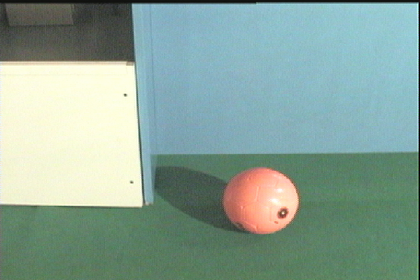
%> input picture Computer Vision/Assignment 6/Computer Vision Assignment 6/ball.bmp, 420 x 280 px, shrunk from 600 x 400 before the run
$ octave mainscript.m   (GNU Octave 9; MATLAB toolbox functions it lacks are replaced by stand-ins)
%> lines starting %> are read from the running program, lines starting %| are printed output that depends on the picture; in (x1, y1, x2, y2) boxes, pixels count from 0 and x2, y2 are one past the last pixel; in counts of white or black regions, pixels touching at a corner belong together; the program's own positions count from 1
### Computer Vision/Assignment 6/Computer Vision Assignment 6/HighlighShadow.m
function [outputIm] = HighlighShadow(inputIm)
%UNTITLED2 Summary of this function goes here
%   Detailed explanation goes here
[row,col] = find(inputIm==1);
ball = imread('ball.bmp');
for i = 1:size(row,1)

        ball(row(i),col(i),1)=255;
        ball(row(i),col(i),2)=0;
        ball(row(i),col(i),3)=0;

end
outputIm = ball;
end

### Computer Vision/Assignment 6/Computer Vision Assignment 6/CalNormalizedHSVHist.m
function [output] = CalNormalizedHSVHist(inputImg,hbin,sbin,cbin)
%UNTITLED Summary of this function goes here
%   Detailed explanation goes here
inputImg =  rgb2hsv(inputImg);
inputImg = inputImg .*255;
totalBins = hbin*sbin*cbin;
output = zeros(1,totalBins);
[row,col,channel]=size(inputImg);
hueIm = inputImg(:,:,1);
satIm = inputImg(:,:,1);
valIm = inputImg(:,:,1);
for i = 1:row
    for j = 1:col
        hbinVal = floor((hueIm(i,j)*hbin)/256);
        sbinVal = floor((satIm(i,j)*sbin)/256);
        cbinVal = floor((valIm(i,j)*cbin)/256);
        position =  (hbinVal*sbinVal*cbinVal)+ (sbinVal*cbinVal)+cbinVal+1;
        output(position)= output(position)+1;
    end
end
end

### Computer Vision/Assignment 6/Computer Vision Assignment 6/queryDBFunc.m
function [im1,im2,im3,im4,output] = queryDBFunc(elephant1Img,elephant2Img,horse1Img,horse2Img)

imhist1 = CalNormalizedHSVHist(elephant1Img,4,4,4);
[row1,col1,cha]= size(elephant1Img);

imhist1 = imhist1 .*(row1*col1);

imhist2 = CalNormalizedHSVHist(elephant2Img,4,4,4);

[row,col,cha] = size(elephant2Img);

imhist2 = imhist2.*(row*col);

imhist3 = CalNormalizedHSVHist(horse1Img,4,4,4);

[row,col,cha] = size(horse1Img);

imhist3 = imhist3.*(row*col);

imhist4 = CalNormalizedHSVHist(horse2Img,4,4,4);

[row,col,cha] = size(horse2Img);

imhist4 = imhist4.*(row*col);

imgList = {elephant1Img,elephant2Img,horse1Img,horse2Img};

histList = {imhist1,imhist2,imhist3,imhist4};

for i = 1:4
        compImHist2 = histList{i};
        minHist = min(imhist1,compImHist2);
        sumHist = sum(minHist,'all');
        [row,col,ch] = size(imgList{i});
        score = sumHist/min(row1*col1,row*col);
        cell(i,:) = {imgList{i},score};
end

sortCell = sortrows(cell,2,'descend');

im1 = sortCell{1,1};
im2 = sortCell{2,1};
im3 = sortCell{3,1};
im4 = sortCell{4,1};
output=sortCell;

end

### Computer Vision/Assignment 6/Computer Vision Assignment 6/mainscript.m
ballimg = imread("ball.bmp");
%> ballimg is the input picture: size 280x420x3 uint8; mean R, G, B 137.4, 163.6, 152.2
ballimg2hsv = rgb2hsv(ballimg);
%> ballimg2hsv: size 280x420x3 double; mean H, S, V 0.377, 0.249, 0.667
ballhue = ballimg2hsv(:,:,1);
ballhueBinary = ballhue < 0.25;
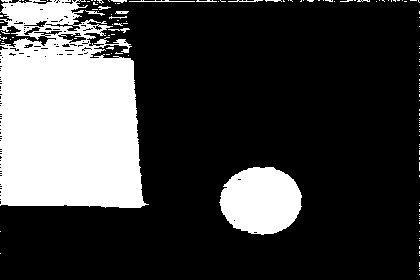
%> ballhueBinary: size 280x420 logical; 25.2% white; 135 white regions (123 under 20 px), largest, box (x1, y1, x2, y2) and area: (0, 0, 149, 208) 24517, (219, 167, 302, 235) 4351, (129, 0, 195, 2) 74
interImg1 = ballhueBinary;
structureEle1 = strel('disk',3);
structureEle2 = strel('disk',5);
img = imdilate(ballhueBinary,structureEle1);
%> img: size 280x420 logical; 29.7% white; 19 white regions (5 under 20 px), largest, box (x1, y1, x2, y2) and area: (0, 0, 295, 210) 29053, (217, 165, 304, 237) 4908, (374, 0, 420, 5) 160
interImg2 = img;
img = imerode(img,structureEle2);
%> img: size 280x420 logical; 24.6% white; 7 white regions (1 under 20 px), largest, box (x1, y1, x2, y2) and area: (0, 0, 143, 206) 24920, (222, 169, 300, 233) 3862, (93, 0, 102, 12) 71, (112, 23, 126, 30) 50, (117, 41, 128, 51) 34, (116, 13, 125, 18) 28
interImg3 = img;
img = imclearborder(interImg3);
interImg4 = img;
ballImage = interImg4;
[row,col]= find(img==1);
%> row = 3974 values from 14 to 233; col = 3974 values from 113 to 300
minCol = min(col(:));
%> minCol = 113
maxCol = max(col(:));
%> maxCol = 300
minRow = min(row(:));
%> minRow = 14
maxRow = max(row(:));
%> maxRow = 233

centerX = floor(((minCol+maxCol))/2);
%> centerX = 206
centerY = floor(((minRow+maxRow))/2);
%> centerY = 123
markedIm = insertMarker(ballimg,[centerX,centerY],'size',10,'color','blue');
figure();
subplot(2,2,1),imshow(interImg1),title('Hue Space After Thresholding');
subplot(2,2,2),imshow(interImg2);title('Intermediate Image After Dilation');
subplot(2,2,3),imshow(interImg3);title('Intermediate Image after Erosion');
subplot(2,2,4),imshow(interImg4);title('border cleared Image');
pause;
figure();imshow(markedIm);title("marked Centroid");
pause;
'____Finished Problem 1.1_____';
ballImg = imread('ball.bmp');
[row,col,channel]=size(ballImg);
%> row = 280; col = 420; channel = 3
ballImHSV = rgb2hsv(ballImg);
val = ballImHSV(:,:,3);
valBin = val<0.4;
%> valBin: size 280x420 logical; 10.5% white; 30 white regions (27 under 20 px), largest, box (x1, y1, x2, y2) and area: (0, 0, 420, 280) 9008, (154, 166, 253, 234) 3208, (142, 171, 144, 198) 32
interImg1 = valBin;
structureEle1 = strel('disk',3);
interImg2 = imdilate(interImg1,structureEle1);
%> interImg2: size 280x420 logical; 13% white; 11 white regions, largest, box (x1, y1, x2, y2) and area: (0, 0, 420, 280) 10724, (152, 164, 259, 240) 3897, (137, 127, 144, 166) 194
figure();
subplot(2,3,1);imshow(interImg1);
subplot(2,3,2);imshow(interImg2);
structureEle2 = strel('disk',5);
interImg3 = imerode(interImg2,structureEle2);
%> interImg3: size 280x420 logical; 8.9% white; 2 white regions, box (x1, y1, x2, y2) and area: (0, 0, 420, 59) 7814, (156, 168, 244, 232) 2651
subplot(2,3,3);imshow(interImg3);
structureEle3 = strel('disk',2);
interImg4 = imdilate(interImg3,structureEle3);
%> interImg4: size 280x420 logical; 10.1% white; 2 white regions, box (x1, y1, x2, y2) and area: (0, 0, 420, 61) 8768, (154, 166, 246, 234) 3113
subplot(2,3,4);imshow(interImg4);
subplot(2,3,5);imshow(imclearborder(interImg4));
interImg5 = imclearborder(interImg4)-ballImage;
subplot(2,3,6);imshow(interImg5);
pause;
figure();
outputIm = HighlighShadow(interImg5);
%> in HighlighShadow, `[row,col] = find(inputIm==1);`: row = 3101 values from 167 to 234; col = 3101 values from 155 to 246
%> after the loop in HighlighShadow, `for i = 1:size(row,1)`: ball: size 280x420x3 uint8; 2.64% of pixels changed, all inside (x1, y1, x2, y2) = (154, 166, 246, 234)
imshow(outputIm);title('shadow highlighted Image');
pause;
'____Finished Problem 1.2_____';
disp('implemented CallNormalized Function');
'____Finished Problem 2.1___';
elephant1Img = imread('Elephant1.jpg');
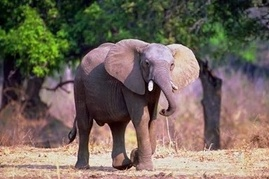
%> input picture Computer Vision/Assignment 6/Computer Vision Assignment 6/Elephant1.jpg, 269 x 179 px, shrunk from 384 x 256 before the run
%> elephant1Img is the input picture: size 179x269x3 uint8; mean R, G, B 115.7, 103.4, 92.1
elephant2Img = imread('Elephant2.jpg');
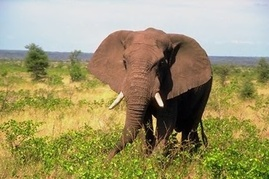
%> input picture Computer Vision/Assignment 6/Computer Vision Assignment 6/Elephant2.jpg, 269 x 179 px, shrunk from 384 x 256 before the run
%> elephant2Img is the input picture: size 179x269x3 uint8; mean R, G, B 158.6, 149.7, 106.1
horse1Img = imread('Horse1.jpg');
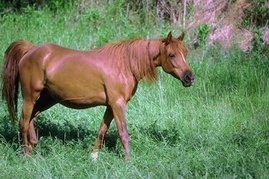
%> input picture Computer Vision/Assignment 6/Computer Vision Assignment 6/Horse1.jpg, 269 x 179 px, shrunk from 384 x 256 before the run
%> horse1Img is the input picture: size 179x269x3 uint8; mean R, G, B 111.3, 128.8, 95.2
horse2Img = imread('Horse2.jpg');
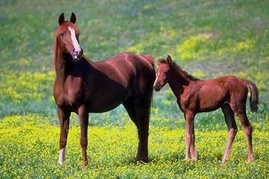
%> input picture Computer Vision/Assignment 6/Computer Vision Assignment 6/Horse2.jpg, 269 x 179 px, shrunk from 384 x 256 before the run
%> horse2Img is the input picture: size 179x269x3 uint8; mean R, G, B 122.3, 129.2, 78.9

imh1 = CalNormalizedHSVHist(elephant1Img,4,4,4);
%> in CalNormalizedHSVHist, `inputImg =  rgb2hsv(inputImg);`: inputImg: size 179x269x3 double; mean H, S, V 0.397, 0.321, 0.481
%> in CalNormalizedHSVHist, `inputImg = inputImg .*255;`: inputImg: size 179x269x3 double; mean H, S, V 101.3, 82, 122.8
%> after the loop in CalNormalizedHSVHist, `for i = 1:row`: output = 64 values, max 21865 at index 1, min 0 at index 2, mean 752.4
%> imh1 has the same summary as output in CalNormalizedHSVHist
imh2 = CalNormalizedHSVHist(elephant2Img,4,4,4);
%> in CalNormalizedHSVHist (call 2), `inputImg =  rgb2hsv(inputImg);`: inputImg: size 179x269x3 double; mean H, S, V 0.259, 0.43, 0.644
%> in CalNormalizedHSVHist (call 2), `inputImg = inputImg .*255;`: inputImg: size 179x269x3 double; mean H, S, V 66, 109.6, 164.2
%> imh2 = 64 values, max 34454 at index 1, min 0 at index 2, mean 752.4
imh3 = CalNormalizedHSVHist(horse1Img,4,4,4);
%> in CalNormalizedHSVHist (call 3), `inputImg =  rgb2hsv(inputImg);`: inputImg: size 179x269x3 double; mean H, S, V 0.294, 0.363, 0.548
%> in CalNormalizedHSVHist (call 3), `inputImg = inputImg .*255;`: inputImg: size 179x269x3 double; mean H, S, V 75.1, 92.5, 139.7
%> imh3 = 64 values, max 31638 at index 4, min 0 at index 2, mean 752.4
imh4 = CalNormalizedHSVHist(horse2Img,4,4,4);
%> call 4 of CalNormalizedHSVHist, with hbin = 4, sbin = 4, cbin = 4
%> in CalNormalizedHSVHist (call 4), `inputImg =  rgb2hsv(inputImg);`: inputImg: size 179x269x3 double; mean H, S, V 0.282, 0.44, 0.539
%> in CalNormalizedHSVHist (call 4), `inputImg = inputImg .*255;`: inputImg: size 179x269x3 double; mean H, S, V 71.9, 112.2, 137.4
%> in CalNormalizedHSVHist (call 4), `hueIm = inputImg(:,:,1);`:
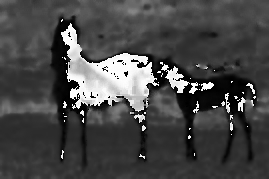
%> hueIm: size 179x269 double; min 0, max 254.6, mean 71.9
%> after the loop in CalNormalizedHSVHist (call 4), `for i = 1:row`: output = 64 values, max 29060 at index 1, min 0 at index 2, mean 752.4
%> imh4 has the same summary as output in CalNormalizedHSVHist

figure();
subplot(2,2,1),bar(imh1);
subplot(2,2,2),bar(imh2);
subplot(2,2,3),bar(imh3);
subplot(2,2,4),bar(imh4);
%> after `bar(imh4)`:
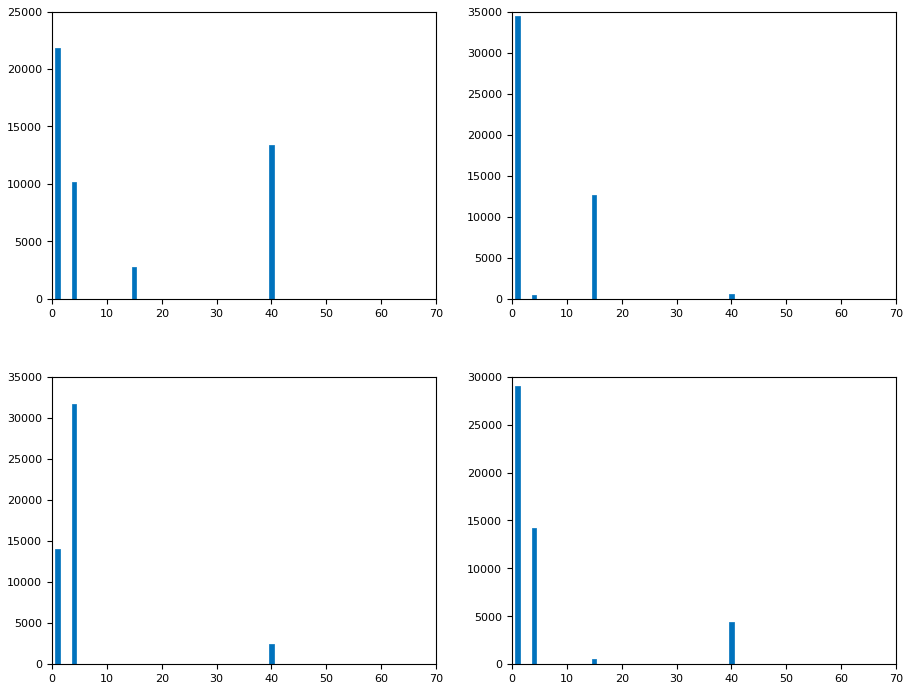
%> figure redrawn from the program's plot data, 4 panels; panel 1: tallest bar 21865 high, from x = 0.6 to 1.4; panel 2: tallest bar 34454 high, from x = 0.6 to 1.4; panel 3: tallest bar 31638 high, from x = 3.6 to 4.4; panel 4: tallest bar 29060 high, from x = 0.6 to 1.4
pause;

[im1,im2,im3,im4,output]=queryDBFunc(elephant1Img,elephant2Img,horse1Img,horse2Img);
%> in queryDBFunc, `imhist1 = CalNormalizedHSVHist(elephant1Img,4,4,4);`: imhist1 = 64 values, max 21865 at index 1, min 0 at index 2, mean 752.4
%> in queryDBFunc, `imhist1 = imhist1 .*(row1*col1);`: imhist1 = 64 values, max 1052821615 at index 1, min 0 at index 2, mean 36226856.3
%> in queryDBFunc, `imhist2 = CalNormalizedHSVHist(elephant2Img,4,4,4);`: imhist2 has the same summary as imh2 outside queryDBFunc
%> in queryDBFunc, `imhist2 = imhist2.*(row*col);`: imhist2 = 64 values, max 1658994554 at index 1, min 0 at index 2, mean 36226856.3
%> in queryDBFunc, `imhist3 = CalNormalizedHSVHist(horse1Img,4,4,4);`: imhist3 has the same summary as imh3 outside queryDBFunc
%> in queryDBFunc, `imhist3 = imhist3.*(row*col);`: imhist3 = 64 values, max 1523401338 at index 4, min 0 at index 2, mean 36226856.3
%> in queryDBFunc, `imhist4 = CalNormalizedHSVHist(horse2Img,4,4,4);`: imhist4 has the same summary as output in CalNormalizedHSVHist
%> in queryDBFunc, `imhist4 = imhist4.*(row*col);`: imhist4 = 64 values, max 1399268060 at index 1, min 0 at index 2, mean 36226856.3
%> in queryDBFunc, `imgList = {elephant1Img,elephant2Img,horse1Img,horse2Img};`: imgList = 4 items
%> the loop in queryDBFunc, `for i = 1:4` made 4 passes
%> (sumHist, score) on passes 1 to 4: (2318518801, 48151), (1237432549, 25699), (1283753811, 26661), (1774990313, 36863)
%> after the loop in queryDBFunc, `for i = 1:4`: cell = 8 items
%> the run ends on the next line
